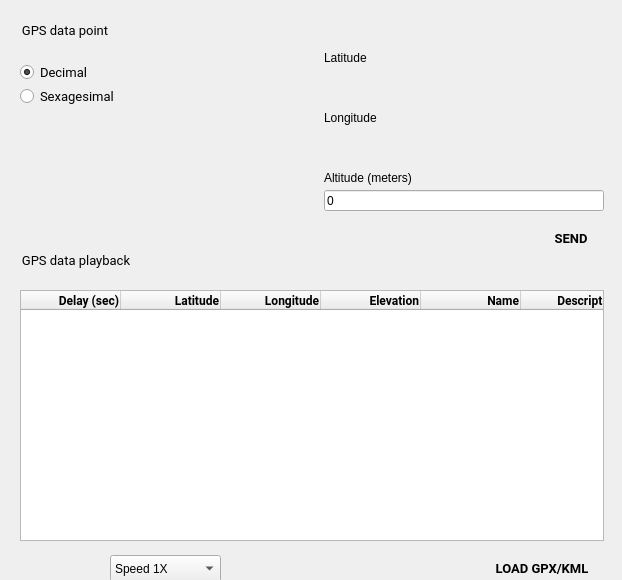
<?xml version="1.0" encoding="UTF-8"?>
<ui version="4.0">
 <class>LocationPage</class>
 <widget class="QWidget" name="LocationPage">
  <property name="geometry">
   <rect>
    <x>0</x>
    <y>0</y>
    <width>622</width>
    <height>580</height>
   </rect>
  </property>
  <property name="windowTitle">
   <string>Form</string>
  </property>
  <widget class="QGroupBox" name="locationGroup_3">
   <property name="geometry">
    <rect>
     <x>20</x>
     <y>20</y>
     <width>180</width>
     <height>31</height>
    </rect>
   </property>
   <property name="font">
    <font>
     <family>Roboto</family>
     <pointsize>10</pointsize>
     <weight>50</weight>
     <bold>false</bold>
    </font>
   </property>
   <property name="styleSheet">
    <string notr="true">border: 0px;</string>
   </property>
   <property name="title">
    <string>GPS data point</string>
   </property>
   <property name="ColorGroup" stdset="0">
    <string>Title</string>
   </property>
  </widget>
  <widget class="QComboBox" name="loc_playbackSpeed">
   <property name="geometry">
    <rect>
     <x>110</x>
     <y>555</y>
     <width>111</width>
     <height>27</height>
    </rect>
   </property>
   <property name="report_metrics" stdset="0">
    <bool>false</bool>
   </property>
   <item>
    <property name="text">
     <string>Speed 1X</string>
    </property>
   </item>
   <item>
    <property name="text">
     <string>Speed 2X</string>
    </property>
   </item>
   <item>
    <property name="text">
     <string>Speed 3X</string>
    </property>
   </item>
   <item>
    <property name="text">
     <string>Speed 4X</string>
    </property>
   </item>
   <item>
    <property name="text">
     <string>Speed 5X</string>
    </property>
   </item>
  </widget>
  <widget class="RaisedMaterialButton" name="loc_sendPointButton">
   <property name="geometry">
    <rect>
     <x>538</x>
     <y>220</y>
     <width>66</width>
     <height>36</height>
    </rect>
   </property>
   <property name="font">
    <font>
     <family>Roboto</family>
     <pointsize>10</pointsize>
     <weight>75</weight>
     <bold>true</bold>
    </font>
   </property>
   <property name="text">
    <string>SEND</string>
   </property>
   <property name="flat">
    <bool>true</bool>
   </property>
   <property name="ColorGroup" stdset="0">
    <string>Tool</string>
   </property>
   <property name="report_metrics" stdset="0">
    <bool>false</bool>
   </property>
  </widget>
  <widget class="QLabel" name="label_12">
   <property name="geometry">
    <rect>
     <x>324</x>
     <y>50</y>
     <width>140</width>
     <height>16</height>
    </rect>
   </property>
   <property name="text">
    <string>Latitude</string>
   </property>
   <property name="ColorGroup" stdset="0">
    <string>Title</string>
   </property>
  </widget>
  <widget class="RaisedMaterialButton" name="loc_playStopButton">
   <property name="geometry">
    <rect>
     <x>20</x>
     <y>550</y>
     <width>36</width>
     <height>36</height>
    </rect>
   </property>
   <property name="text">
    <string/>
   </property>
   <property name="icon">
    <iconset resource="../resources.qrc">
     <normaloff>:/light/play_arrow</normaloff>:/light/play_arrow</iconset>
   </property>
   <property name="iconSize">
    <size>
     <width>24</width>
     <height>24</height>
    </size>
   </property>
   <property name="flat">
    <bool>true</bool>
   </property>
   <property name="themeIconName" stdset="0">
    <string>play_arrow</string>
   </property>
   <property name="themeIconName_disabled" stdset="0">
    <string>play_arrow_disabled</string>
   </property>
   <property name="ColorGroup" stdset="0">
    <string>Tool</string>
   </property>
   <property name="report_metrics" stdset="0">
    <bool>false</bool>
   </property>
  </widget>
  <widget class="QLabel" name="label_13">
   <property name="geometry">
    <rect>
     <x>324</x>
     <y>110</y>
     <width>140</width>
     <height>16</height>
    </rect>
   </property>
   <property name="text">
    <string>Longitude</string>
   </property>
   <property name="ColorGroup" stdset="0">
    <string>Title</string>
   </property>
  </widget>
  <widget class="RaisedMaterialButton" name="loc_GpxKmlButton">
   <property name="geometry">
    <rect>
     <x>480</x>
     <y>550</y>
     <width>124</width>
     <height>36</height>
    </rect>
   </property>
   <property name="sizePolicy">
    <sizepolicy hsizetype="Minimum" vsizetype="Fixed">
     <horstretch>0</horstretch>
     <verstretch>0</verstretch>
    </sizepolicy>
   </property>
   <property name="font">
    <font>
     <family>Roboto</family>
     <pointsize>10</pointsize>
     <weight>75</weight>
     <bold>true</bold>
    </font>
   </property>
   <property name="text">
    <string>LOAD GPX/KML</string>
   </property>
   <property name="flat">
    <bool>true</bool>
   </property>
   <property name="ColorGroup" stdset="0">
    <string>Tool</string>
   </property>
   <property name="report_metrics" stdset="0">
    <bool>false</bool>
   </property>
  </widget>
  <widget class="AngleInputWidget" name="loc_longitudeInput" native="true">
   <property name="geometry">
    <rect>
     <x>324</x>
     <y>130</y>
     <width>280</width>
     <height>21</height>
    </rect>
   </property>
   <property name="report_metrics" stdset="0">
    <bool>false</bool>
   </property>
  </widget>
  <widget class="QRadioButton" name="loc_sexagesimalModeSwitch">
   <property name="geometry">
    <rect>
     <x>20</x>
     <y>84</y>
     <width>130</width>
     <height>25</height>
    </rect>
   </property>
   <property name="font">
    <font>
     <family>Roboto</family>
     <pointsize>10</pointsize>
    </font>
   </property>
   <property name="text">
    <string>Sexagesimal</string>
   </property>
   <property name="iconSize">
    <size>
     <width>24</width>
     <height>24</height>
    </size>
   </property>
   <property name="report_metrics" stdset="0">
    <bool>false</bool>
   </property>
  </widget>
  <widget class="AngleInputWidget" name="loc_latitudeInput" native="true">
   <property name="geometry">
    <rect>
     <x>324</x>
     <y>70</y>
     <width>280</width>
     <height>21</height>
    </rect>
   </property>
   <property name="report_metrics" stdset="0">
    <bool>false</bool>
   </property>
  </widget>
  <widget class="QGroupBox" name="locationGroup_2">
   <property name="geometry">
    <rect>
     <x>20</x>
     <y>250</y>
     <width>180</width>
     <height>31</height>
    </rect>
   </property>
   <property name="font">
    <font>
     <family>Roboto</family>
     <pointsize>10</pointsize>
     <weight>50</weight>
     <bold>false</bold>
    </font>
   </property>
   <property name="styleSheet">
    <string notr="true">border: 0px;</string>
   </property>
   <property name="title">
    <string>GPS data playback</string>
   </property>
   <property name="ColorGroup" stdset="0">
    <string>Title</string>
   </property>
  </widget>
  <widget class="QTableWidget" name="loc_pathTable">
   <property name="geometry">
    <rect>
     <x>20</x>
     <y>290</y>
     <width>584</width>
     <height>251</height>
    </rect>
   </property>
   <property name="font">
    <font>
     <family>Roboto</family>
     <pointsize>9</pointsize>
     <weight>50</weight>
     <bold>false</bold>
    </font>
   </property>
   <property name="horizontalScrollBarPolicy">
    <enum>Qt::ScrollBarAlwaysOff</enum>
   </property>
   <property name="selectionMode">
    <enum>QAbstractItemView::ExtendedSelection</enum>
   </property>
   <property name="selectionBehavior">
    <enum>QAbstractItemView::SelectRows</enum>
   </property>
   <property name="showGrid">
    <bool>false</bool>
   </property>
   <property name="rowCount">
    <number>1</number>
   </property>
   <property name="columnCount">
    <number>6</number>
   </property>
   <attribute name="horizontalHeaderCascadingSectionResizes">
    <bool>true</bool>
   </attribute>
   <attribute name="horizontalHeaderStretchLastSection">
    <bool>true</bool>
   </attribute>
   <attribute name="verticalHeaderVisible">
    <bool>false</bool>
   </attribute>
   <row/>
   <column>
    <property name="text">
     <string>Delay (sec)</string>
    </property>
    <property name="font">
     <font>
      <family>Roboto</family>
      <weight>75</weight>
      <bold>true</bold>
     </font>
    </property>
    <property name="textAlignment">
     <set>AlignRight|AlignVCenter</set>
    </property>
   </column>
   <column>
    <property name="text">
     <string>Latitude</string>
    </property>
    <property name="font">
     <font>
      <family>Roboto</family>
      <weight>75</weight>
      <bold>true</bold>
     </font>
    </property>
    <property name="textAlignment">
     <set>AlignRight|AlignVCenter</set>
    </property>
   </column>
   <column>
    <property name="text">
     <string>Longitude</string>
    </property>
    <property name="font">
     <font>
      <family>Roboto</family>
      <weight>75</weight>
      <bold>true</bold>
     </font>
    </property>
    <property name="textAlignment">
     <set>AlignRight|AlignVCenter</set>
    </property>
   </column>
   <column>
    <property name="text">
     <string>Elevation</string>
    </property>
    <property name="font">
     <font>
      <family>Roboto</family>
      <weight>75</weight>
      <bold>true</bold>
     </font>
    </property>
    <property name="textAlignment">
     <set>AlignRight|AlignVCenter</set>
    </property>
   </column>
   <column>
    <property name="text">
     <string>Name</string>
    </property>
    <property name="font">
     <font>
      <family>Roboto</family>
      <weight>75</weight>
      <bold>true</bold>
     </font>
    </property>
    <property name="textAlignment">
     <set>AlignRight|AlignVCenter</set>
    </property>
   </column>
   <column>
    <property name="text">
     <string>Description</string>
    </property>
    <property name="font">
     <font>
      <family>Roboto</family>
      <weight>75</weight>
      <bold>true</bold>
     </font>
    </property>
    <property name="textAlignment">
     <set>AlignRight|AlignVCenter</set>
    </property>
   </column>
  </widget>
  <widget class="QLineEdit" name="loc_altitudeInput">
   <property name="geometry">
    <rect>
     <x>324</x>
     <y>190</y>
     <width>280</width>
     <height>21</height>
    </rect>
   </property>
   <property name="text">
    <string>0</string>
   </property>
   <property name="class" stdset="0">
    <string>EditableValue</string>
   </property>
   <property name="report_metrics" stdset="0">
    <bool>false</bool>
   </property>
  </widget>
  <widget class="QRadioButton" name="loc_decimalModeSwitch">
   <property name="geometry">
    <rect>
     <x>20</x>
     <y>60</y>
     <width>109</width>
     <height>25</height>
    </rect>
   </property>
   <property name="font">
    <font>
     <family>Roboto</family>
     <pointsize>10</pointsize>
     <weight>50</weight>
     <bold>false</bold>
    </font>
   </property>
   <property name="text">
    <string>Decimal</string>
   </property>
   <property name="iconSize">
    <size>
     <width>24</width>
     <height>24</height>
    </size>
   </property>
   <property name="checked">
    <bool>true</bool>
   </property>
   <property name="report_metrics" stdset="0">
    <bool>false</bool>
   </property>
  </widget>
  <widget class="QLabel" name="label_14">
   <property name="geometry">
    <rect>
     <x>324</x>
     <y>170</y>
     <width>140</width>
     <height>16</height>
    </rect>
   </property>
   <property name="text">
    <string>Altitude (meters)</string>
   </property>
   <property name="ColorGroup" stdset="0">
    <string>Title</string>
   </property>
  </widget>
 </widget>
 <customwidgets>
  <customwidget>
   <class>RaisedMaterialButton</class>
   <extends>QPushButton</extends>
   <header>android/skin/qt/raised-material-button.h</header>
  </customwidget>
  <customwidget>
   <class>AngleInputWidget</class>
   <extends>QWidget</extends>
   <header>android/skin/qt/angle-input-widget.h</header>
   <container>1</container>
  </customwidget>
 </customwidgets>
 <tabstops>
  <tabstop>loc_decimalModeSwitch</tabstop>
  <tabstop>loc_sexagesimalModeSwitch</tabstop>
  <tabstop>loc_altitudeInput</tabstop>
  <tabstop>loc_sendPointButton</tabstop>
  <tabstop>loc_pathTable</tabstop>
  <tabstop>loc_playStopButton</tabstop>
  <tabstop>loc_playbackSpeed</tabstop>
  <tabstop>loc_GpxKmlButton</tabstop>
 </tabstops>
 <resources>
  <include location="../resources.qrc"/>
 </resources>
 <connections/>
</ui>
